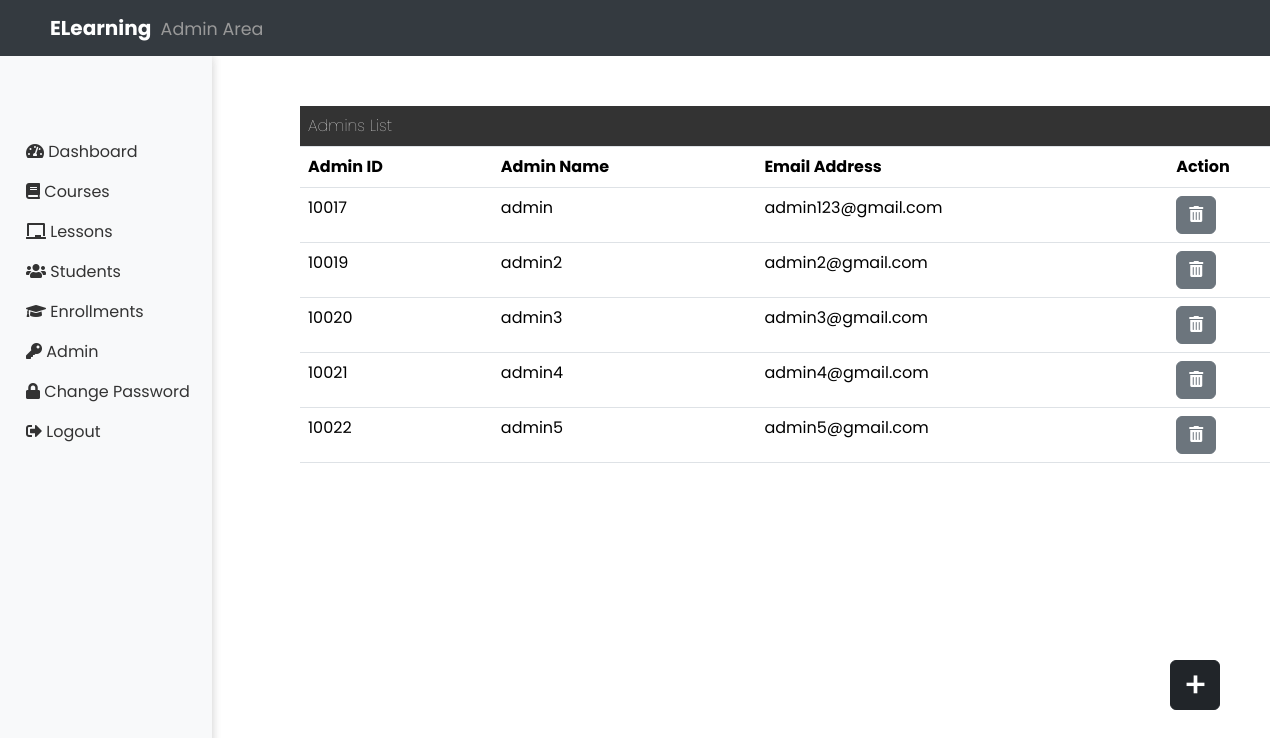
The app's page /admin/adminManage.php with its own data.
### tables this page shows
CREATE TABLE `users` (
  `user_id` int(11) NOT NULL,
  `username` varchar(50) NOT NULL,
  `password` varchar(50) NOT NULL,
  `email` varchar(50) NOT NULL,
  `role` varchar(50) NOT NULL
);

### admin/adminManage.php (the view, shortened to what this page needs)
<?php
include 'adminHeader.php';
include '../components/dbConnection.php';
$adminsQuery = "SELECT user_id, username, email FROM users WHERE role = 'admin'";
$adminsResult = mysqli_query($conn, $adminsQuery);
?>
<!DOCTYPE html>
<html lang="en">
<head>
</head>
<body>
    <?php
    include 'adminHeader.php';
    ?>
    <table class="table table-hover" style="margin: 50px 0px 0px 300px; width: 80%;">
        <tbody>
            <tr>
                <th colspan="4" style="background-color: #333; color: white; font-weight: 100;">Admins List</th>
            </tr>
            <tr>
                <th scope="col">Admin ID</th>
                <th scope="col">Admin Name</th>
                <th scope="col">Email Address</th>
                <th scope="col">Action</th>
            </tr>
            <?php
            while ($admin = mysqli_fetch_assoc($adminsResult)) {
            ?>
            <form method="post" action="">
                <tr>
                    <td><?php echo $admin['user_id']; ?></td>
                    <td><?php echo $admin['username']; ?></td>
                    <td><?php echo $admin['email']; ?></td>
                    <td>
                        <button type="submit" class="btn btn-secondary" name="deleteAdmin" value="<?php echo $admin['user_id']; ?>">
                            <i class="fas fa-trash-alt"></i>
                        </button>
                    </td>
                </tr>
            </form>
            <?php
            }
            ?>
        </tbody>
    </table>
    <div>
        <a class="btn btn-dark box" href="adminAddAdmin.php">
            <span class="plus-icon">&plus;</span>
        </a>
    </div>
</body>
</html>

### admin/adminHeader.php (style rules this page uses)
* { font-family: 'Poppins', sans-serif; }
body { padding-top: 56px; }

### admin/adminManage.php (style rules this page uses)
.box { position: fixed; bottom: 90px; right: 50px; height: 50px; width: 50px; border-radius: 50%; }
.plus-icon { font-size: 35px; font-weight: 500; line-height: 35px; }

### records on screen
users: user_id "10017", username "admin", email "admin123@gmail.com"
users: user_id "10019", username "admin2", email "admin2@gmail.com"
users: user_id "10020", username "admin3", email "admin3@gmail.com"
users: user_id "10021", username "admin4", email "admin4@gmail.com"
users: user_id "10022", username "admin5", email "admin5@gmail.com"
